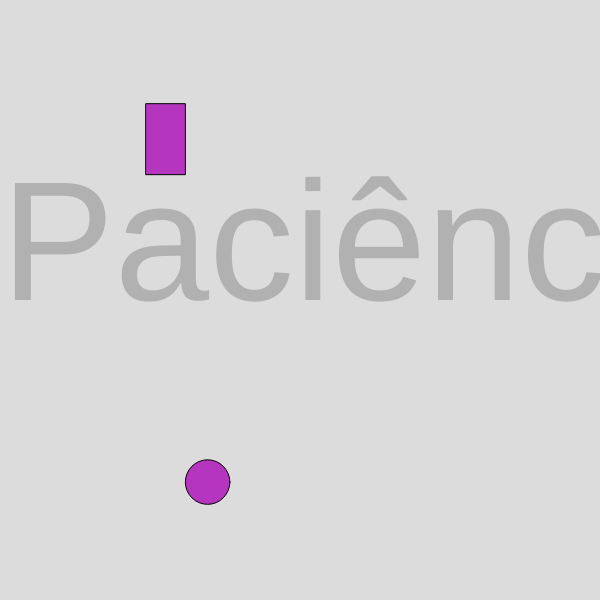
Frame 1 (no input)
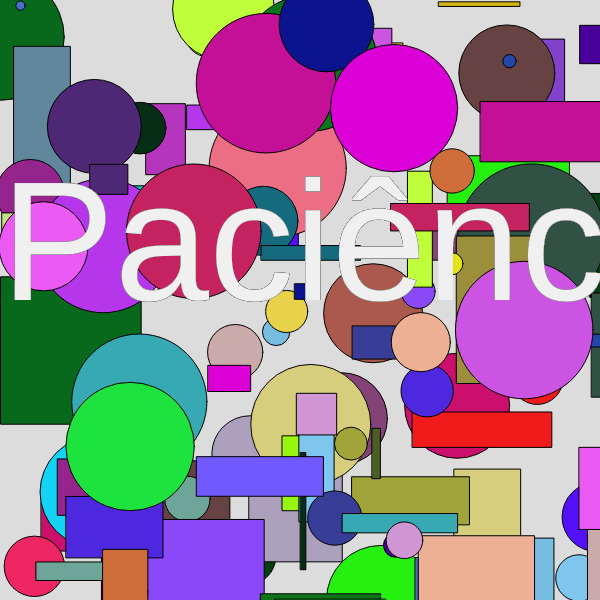
Frame 60 (no input)
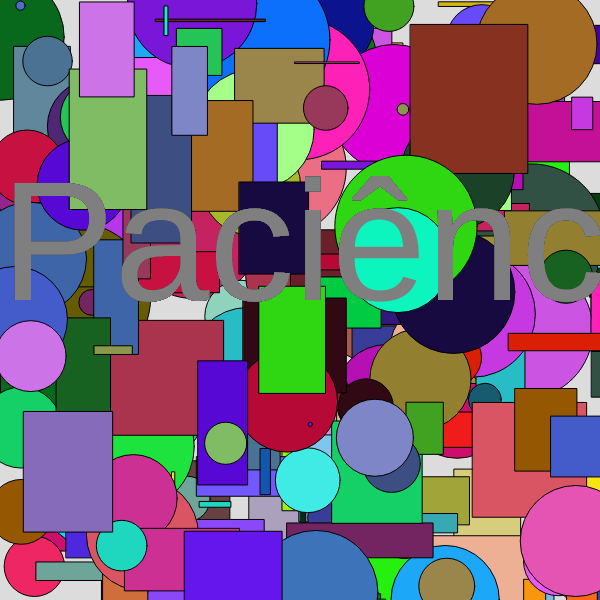
Frame 120 (the mouse pressed at the canvas centre since frame 60)

The p5.js sketch that drew these frames (run headless with seeded random() and noise() and a simulated clock; from frame 60 on, the mouse is pressed at the canvas centre):

// p5.js sketch
// ── sketch.js
function setup() {
    createCanvas(600, 600);
    background(220);
  }
  
  function draw() {
    fill(random(0,255),random(0,255),random(0,255));
   strokeWeight(1);
    circle(random(0,600),random(0,600),random(0,150));
    rect(random(0,600),random(0,600),random(0,150),random(0,150));
   textSize(170);
    fill(color(random(0,255)));
    strokeWeight(4);
    //border-width: 2px 10px 4px 20px; border-style: solid;
   text("Paciência",1,300);
  }
